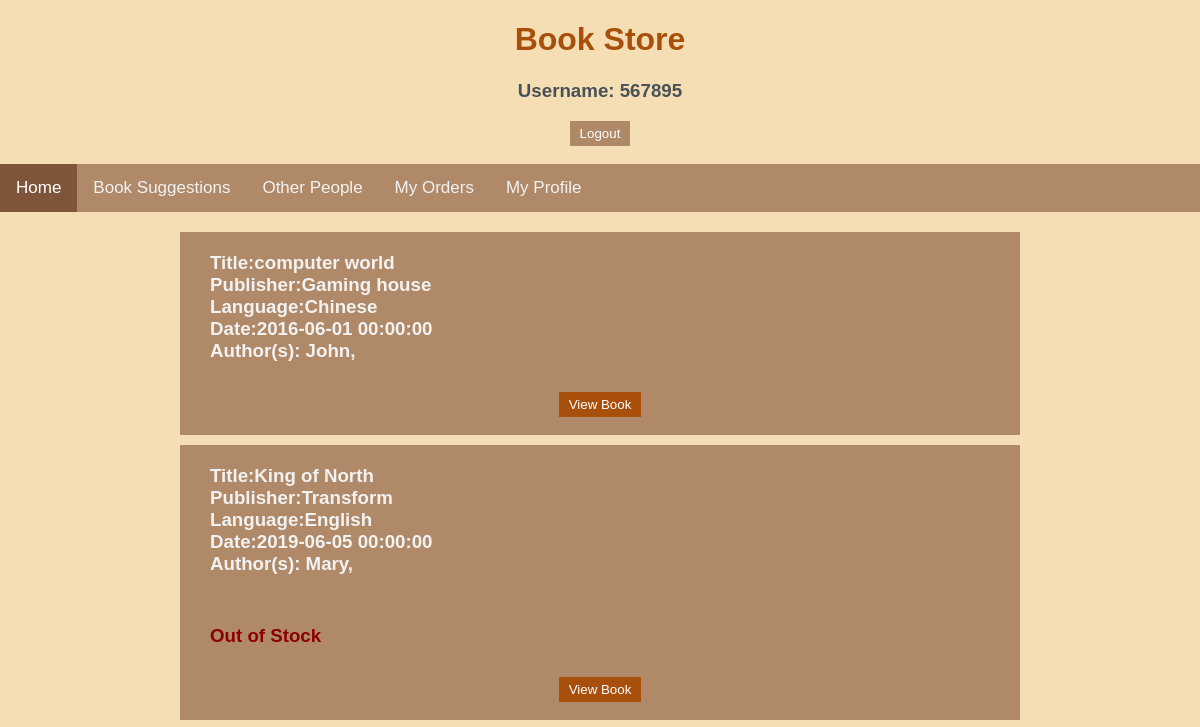
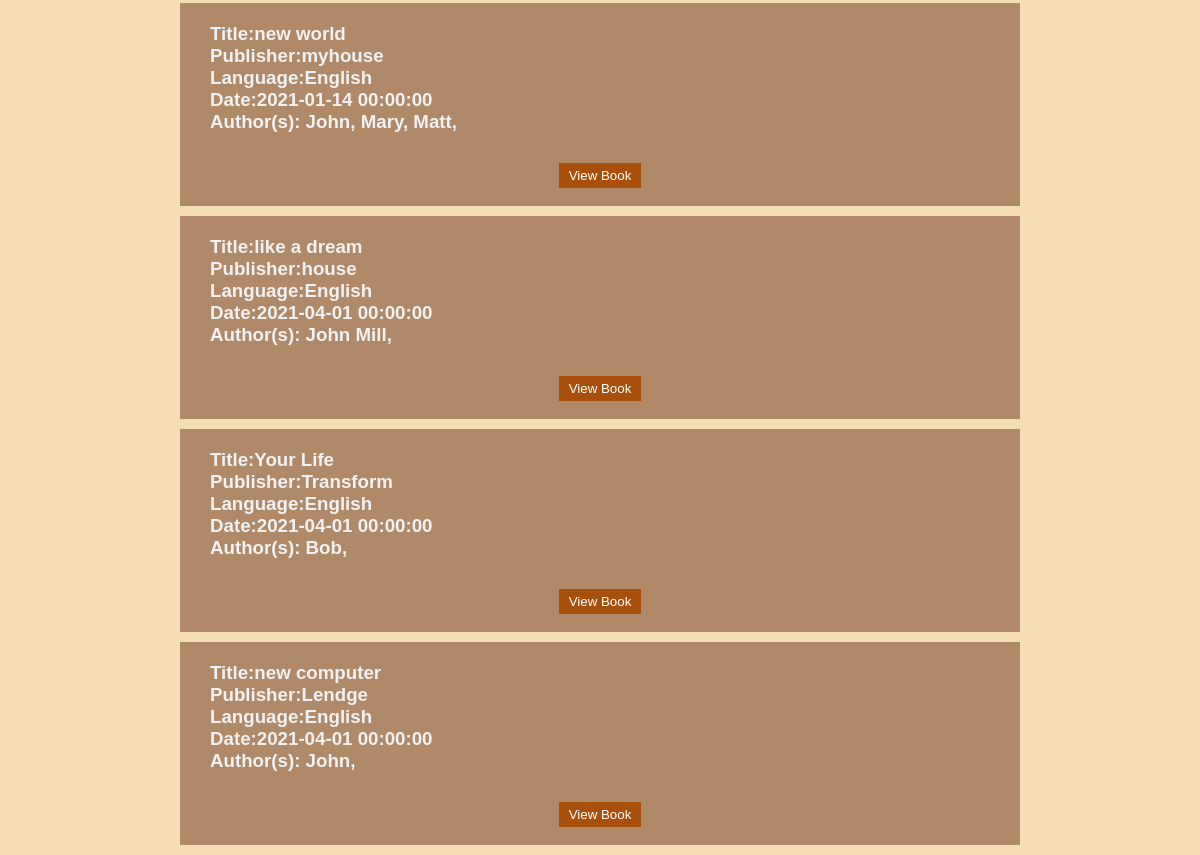
The app's page /main/567895, older data (2 pictures, top to bottom).
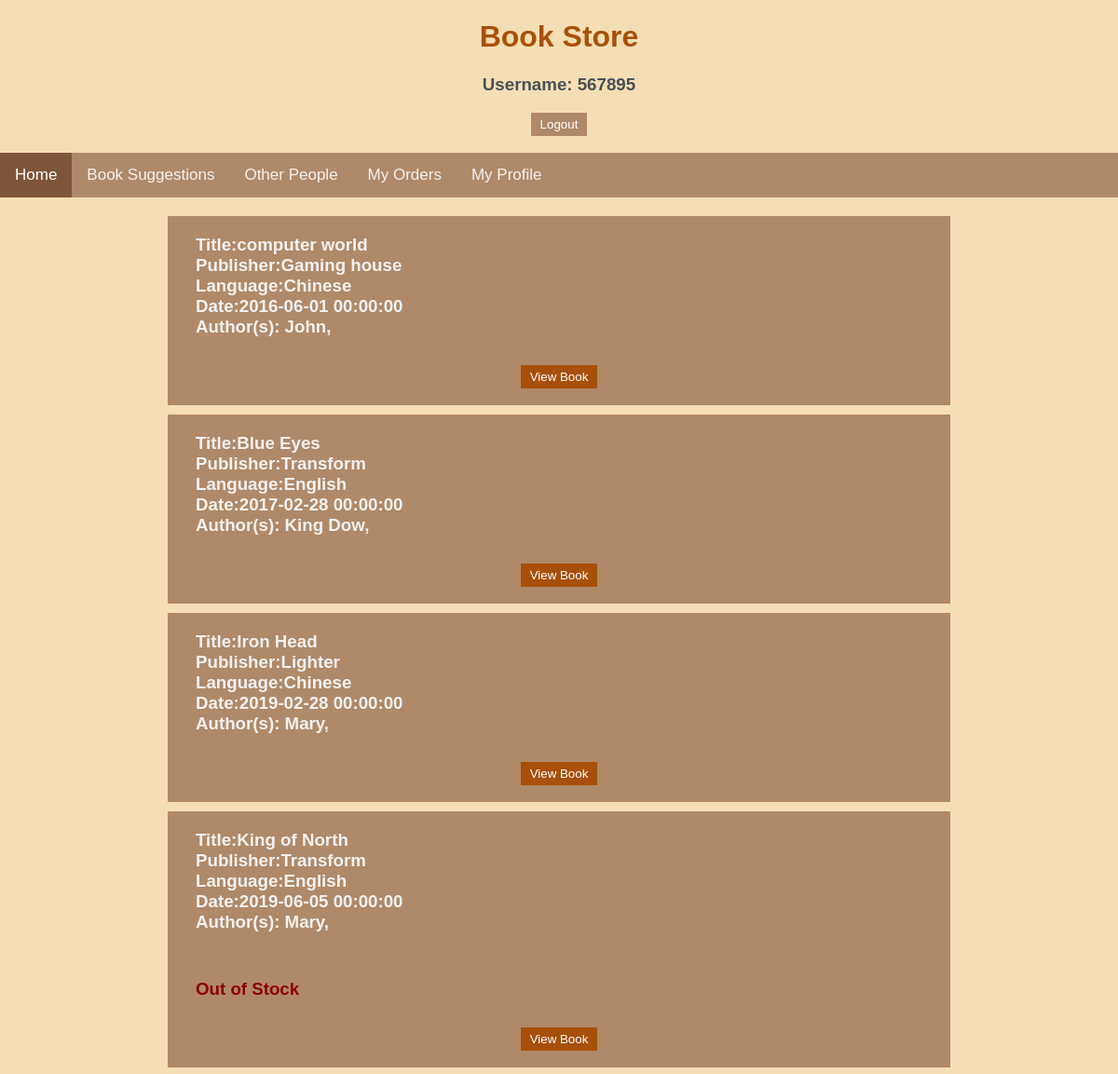
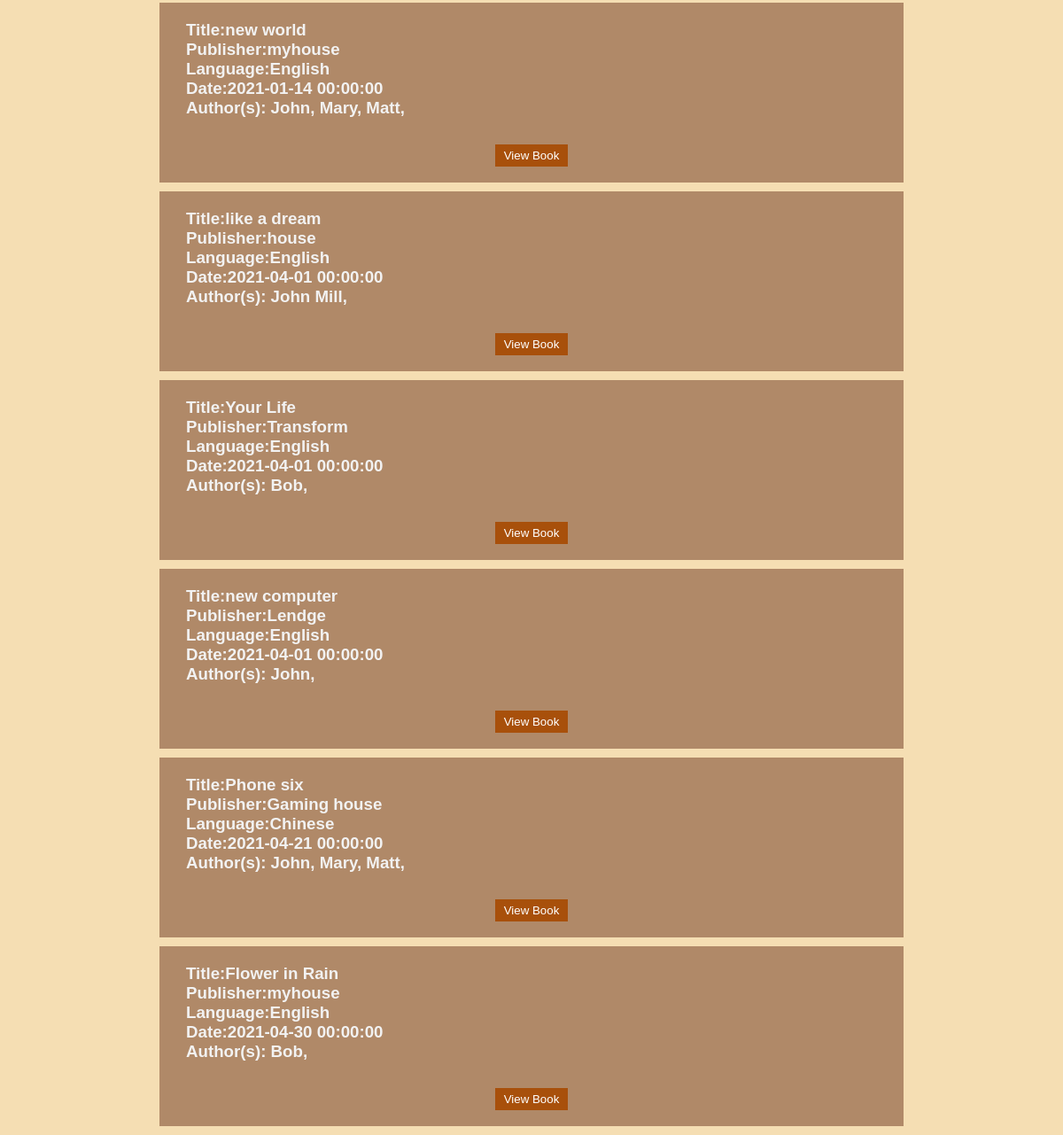
The same page, newer data (2 pictures, top to bottom).
### app.py (models this page shows)
class Book(db.Model):
    ISBN = db.Column(db.Integer,nullable=False,primary_key=True)
    title = db.Column(db.String(30),nullable=False)
    page = db.Column(db.Integer)
    date = db.Column(db.DateTime,nullable=False, default=datetime.utcnow)
    publisher = db.Column(db.String(30), nullable=False)
    language = db.Column(db.String(30),nullable=False,default="English")
    stock = db.Column(db.Integer,nullable=False)
    price = db.Column(db.Float,nullable=False)

class Author(db.Model):
    __tablename__ = 'Author'
    name = db.Column(db.String(30),nullable=False)
    ISBN = db.Column(db.Integer,db.ForeignKey('book.ISBN', ondelete='CASCADE'),nullable=False)
    __table_args__ = (
    db.PrimaryKeyConstraint(
        name, ISBN,
        ),
    )

### app.py (the view)
@app.route('/main/<id>',methods=['POST','GET'])
def main(id):
    if request.method=='POST':
        username=id
        author=request.form['author']
        publisher=request.form['publisher']
        title=request.form['title']
        language=request.form['language']
        authors=Author.query.all()
        newbooks=[]
        if title!="":
            newbooks=Book.query.order_by(Book.date).filter(Book.title.like(title))
        elif publisher!="":
            newbooks=Book.query.order_by(Book.date).filter(Book.publisher.like(publisher))
        elif language!="":
            newbooks=Book.query.order_by(Book.date).filter(Book.language.like(language))
        elif author!="":
            authbooks=Author.query.filter(Author.name.like(author))
            for auth in authbooks:
                newbooks.append(Book.query.get_or_404(auth.ISBN))
        else:
            return redirect(url_for("main",id=username))
        return render_template('main.html',allbook=newbooks,allAuthors=authors,user=username)
    else:
        username=id
        authors=Author.query.all()
        books=Book.query.order_by(Book.date).all()
        return render_template('main.html',allbook=books,allAuthors=authors,user=username)

### templates/main.html (shortened to what this page needs)
{% extends "base.html" %}
{% block body %}
<h1 id="top">Book Store</h1>
<h3 id="top">Username: {{user}}</h3>
<div class="toIndex"><form action='/' ><input class="button" type="submit" value="Logout"></form></div><br>
<div class="topnav">
    <a class="active" href="/main/{{user}}">Home</a>
    <a href="/">Book Suggestions</a>
    <a href="/alluser/{{user}}">Other People</a>
    <a href="/orderInfo/{{user}}">My Orders</a>
    <a href="/profile/{{user}}">My Profile</a>
</div>
<div class="allBook">
    {%for book in allbook%}
        <div class="eachbook">
            <h3 id='eachb'>
                Title:{{book.title}}<br>
                Publisher:{{book.publisher}}<br>
                Language:{{book.language}}<br>
                Date:{{book.date}}<br>
                Author(s):
                    {% for author in allAuthors %}
                        {%if author.ISBN==book.ISBN%}
                            {{author.name}},
                        {%endif%}
                    {%endfor%}<br>
                {%if book.stock==0%}
                    <h3 id='warning'>Out of Stock</h3>
                {%endif%}
            </h3>
            <div class="toIndex"><form action='/oneBook/{{book.ISBN}}/{{user}}'>
            <input class="viewbutton" type="submit" value="View Book"></form>
            </div><br>
        </div>
    {%endfor%}
</div>
{% endblock %}

Row changes from the older to the newer data that the page shows:
added Book: title "Blue Eyes", publisher "Transform", language "English", date "2017-02-28 00:00:00"
added Author: name "King Dow", shown under "Blue Eyes"
added Book: title "Iron Head", publisher "Lighter", language "Chinese", date "2019-02-28 00:00:00"
added Author: name "Mary", shown under "Iron Head"
added Book: title "Phone six", publisher "Gaming house", language "Chinese", date "2021-04-21 00:00:00"
added Author: name "John", shown under "Phone six"
added Author: name "Mary", shown under "Phone six"
added Author: name "Matt", shown under "Phone six"
added Book: title "Flower in Rain", publisher "myhouse", language "English", date "2021-04-30 00:00:00"
added Author: name "Bob", shown under "Flower in Rain"
